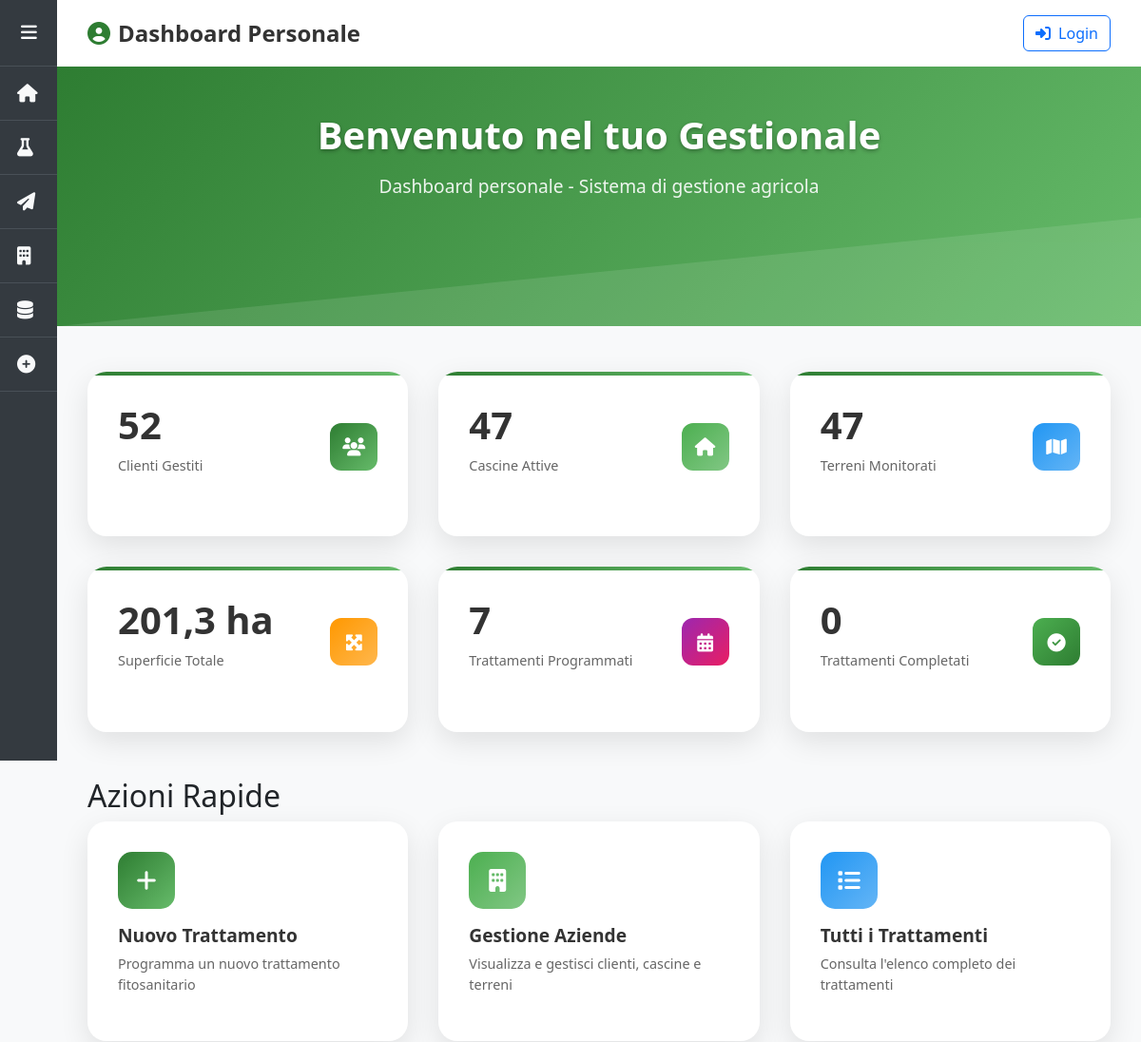
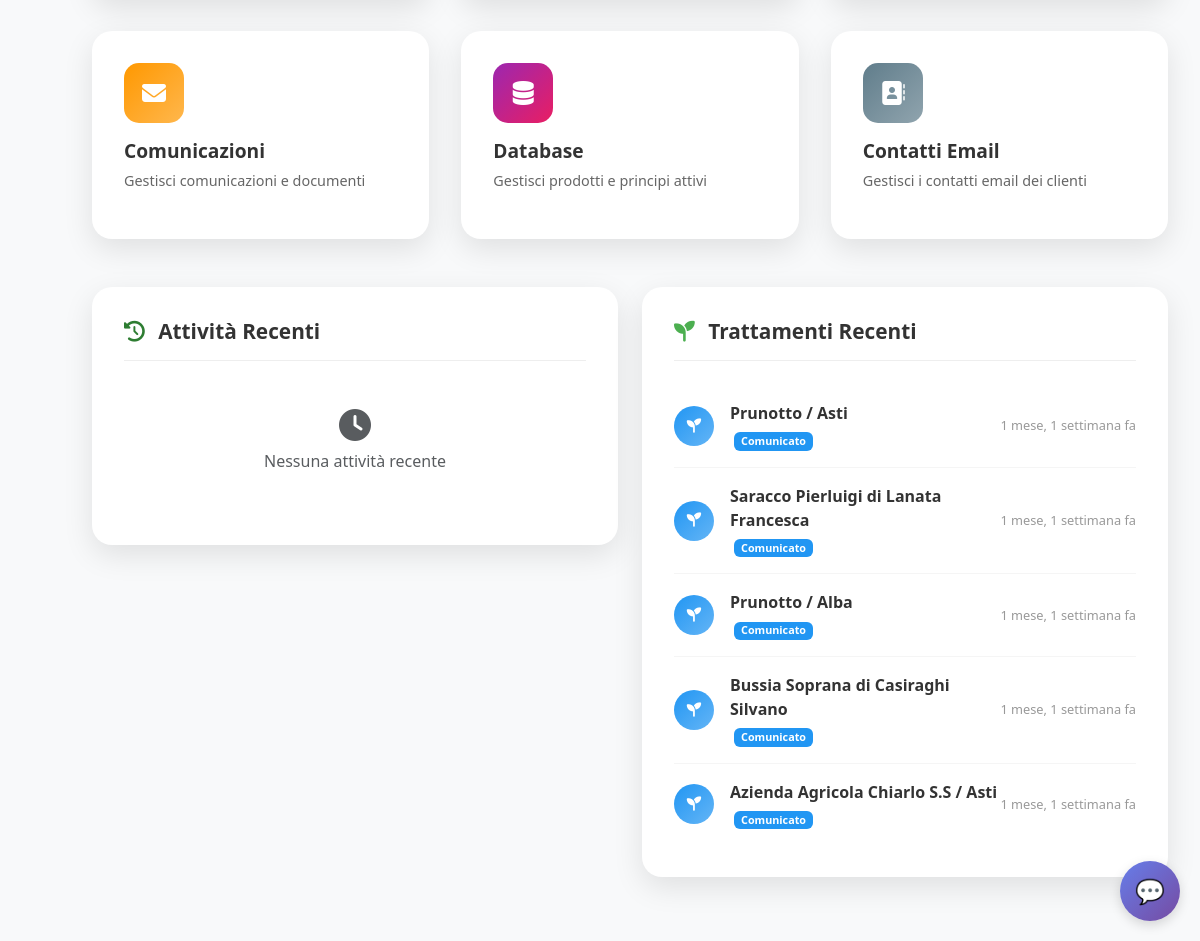
Before: /dashboard/ with the older database file (2 pictures, top to bottom).
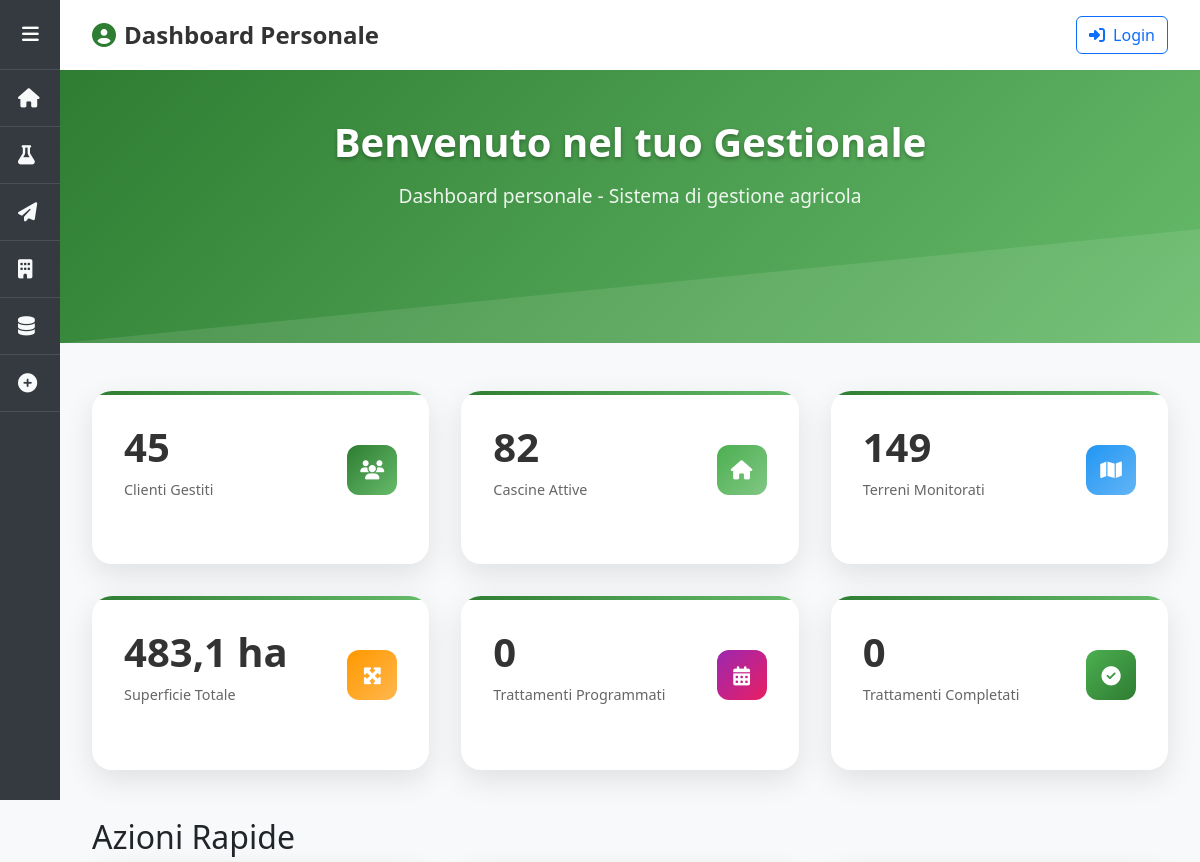
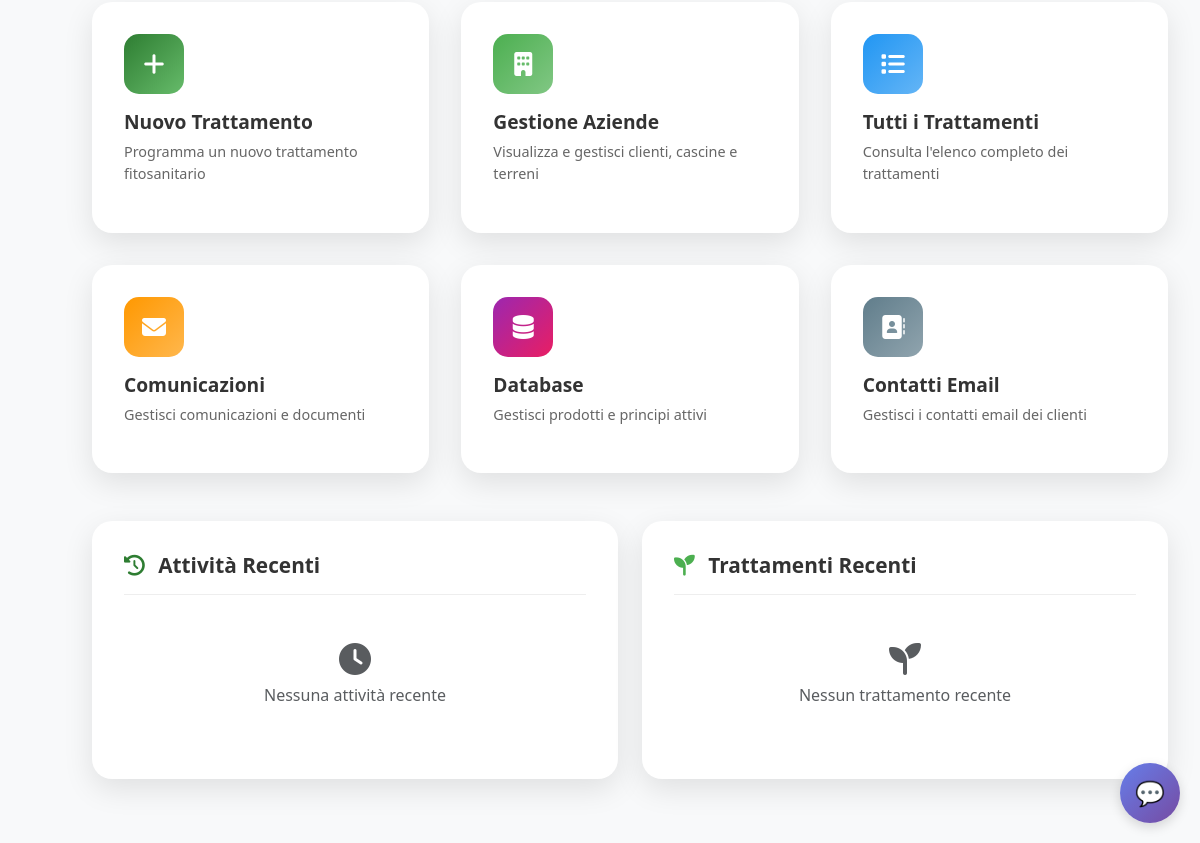
After: the same page with the newer database file (2 pictures, top to bottom).
### domenico/models.py (models this page shows, shortened)
class Trattamento(models.Model):
    STATI_CHOICES = [
        ('programmato', 'Programmato'),
        ('comunicato', 'Comunicato'),
        ('completato', 'Completato'),
        ('annullato', 'Annullato'),
    ]
    cliente = models.ForeignKey(Cliente, on_delete=models.CASCADE, related_name='trattamenti')
    cascina = models.ForeignKey(Cascina, on_delete=models.CASCADE, null=True, blank=True, related_name='trattamenti')
    terreni = models.ManyToManyField(Terreno, blank=True, related_name='trattamenti')
    LIVELLI_APPLICAZIONE = [
        ('cliente', 'Intera Azienda'),
        ('cascina', 'Cascina'),
        ('terreno', 'Terreni Selezionati'),
    ]
    livello_applicazione = models.CharField(
        max_length=20,
        choices=LIVELLI_APPLICAZIONE,
        default='cliente',
        help_text="Specifica il livello di applicazione del trattamento"
    )
    data_inserimento = models.DateTimeField(auto_now_add=True)
    data_comunicazione = models.DateTimeField(null=True, blank=True)
    data_esecuzione = models.DateField(null=True, blank=True)
    stato = models.CharField(
        max_length=20,
        choices=STATI_CHOICES,
        default='programmato',
        help_text="Stato attuale del trattamento"
    )
    class Meta:
        ordering = ['-data_inserimento']
        verbose_name = 'Trattamento'
        verbose_name_plural = 'Trattamenti'

class Cliente(models.Model):
    nome = models.CharField(max_length=200)
    creato_il = models.DateTimeField(auto_now_add=True)

### domenico/views.py (the view)
# urls.py: path('dashboard/', views.personal_dashboard, name='personal_dashboard'),
def personal_dashboard(request):
    from django.db.models import Sum, Count, Q
    from datetime import datetime, timedelta
    stats = {
        'clienti_totali': Cliente.objects.count(),
        'cascine_totali': Cascina.objects.count(),
        'terreni_totali': Terreno.objects.count(),
        'superficie_totale': Terreno.objects.aggregate(
            totale=Sum('superficie')
        )['totale'] or 0,
        'trattamenti_programmati': Trattamento.objects.filter(stato='programmato').count(),
        'trattamenti_completati': Trattamento.objects.filter(stato='completato').count(),
    }
    thirty_days_ago = timezone.now() - timedelta(days=30)
    recent_activities = ActivityLog.objects.filter(
        timestamp__gte=thirty_days_ago
    ).order_by('-timestamp')[:10]
    recent_treatments = Trattamento.objects.select_related(
        'cliente', 'cascina'
    ).prefetch_related('terreni').order_by('-data_inserimento')[:5]
    monthly_data = []
    for i in range(12):
        month_start = datetime.now().replace(day=1) - timedelta(days=30*i)
        month_treatments = Trattamento.objects.filter(
            data_inserimento__year=month_start.year,
            data_inserimento__month=month_start.month
        ).count()
        monthly_data.append({
            'month': month_start.strftime('%b'),
            'treatments': month_treatments
        })
    monthly_data.reverse()
    context = {
        'stats': stats,
        'recent_activities': recent_activities,
        'recent_treatments': recent_treatments,
        'monthly_data': monthly_data,
        'user': request.user,
    }
    return render(request, 'personal_dashboard.html', context)

### domenico/templates/personal_dashboard.html (shortened to what this page needs)
{% extends 'base.html' %}
{% block page_title %}Dashboard Personale{% endblock %}
{% block page_icon %}<i class="fas fa-user-circle"></i>{% endblock %}
{% block content %}
<section class="welcome-section">
    <div class="welcome-content">
        <h1 class="welcome-title">
            Benvenuto nel tuo Gestionale
        </h1>
        <p class="welcome-subtitle">
            Dashboard personale - Sistema di gestione agricola
        </p>
    </div>
</section>
<div class="stats-grid">
    <div class="stat-card">
        <div class="stat-header">
            <div>
                <h3 class="stat-number">{{ stats.clienti_totali }}</h3>
                <p class="stat-label">Clienti Gestiti</p>
            </div>
            <div class="stat-icon" style="background: var(--gradient-primary);">
                <i class="fas fa-users"></i>
            </div>
        </div>
    </div>
    <div class="stat-card">
        <div class="stat-header">
            <div>
                <h3 class="stat-number">{{ stats.cascine_totali }}</h3>
                <p class="stat-label">Cascine Attive</p>
            </div>
            <div class="stat-icon" style="background: var(--gradient-success);">
                <i class="fas fa-home"></i>
            </div>
        </div>
    </div>
    <div class="stat-card">
        <div class="stat-header">
            <div>
                <h3 class="stat-number">{{ stats.terreni_totali }}</h3>
                <p class="stat-label">Terreni Monitorati</p>
            </div>
            <div class="stat-icon" style="background: var(--gradient-info);">
                <i class="fas fa-map"></i>
            </div>
        </div>
    </div>
    <div class="stat-card">
        <div class="stat-header">
            <div>
                <h3 class="stat-number">{{ stats.superficie_totale|floatformat:1 }} ha</h3>
                <p class="stat-label">Superficie Totale</p>
            </div>
            <div class="stat-icon" style="background: var(--gradient-warning);">
                <i class="fas fa-expand-arrows-alt"></i>
            </div>
        </div>
    </div>
    <div class="stat-card">
        <div class="stat-header">
            <div>
                <h3 class="stat-number">{{ stats.trattamenti_programmati }}</h3>
                <p class="stat-label">Trattamenti Programmati</p>
            </div>
            <div class="stat-icon" style="background: linear-gradient(135deg, #9c27b0 0%, #e91e63 100%);">
                <i class="fas fa-calendar-alt"></i>
            </div>
        </div>
    </div>
    <div class="stat-card">
        <div class="stat-header">
            <div>
                <h3 class="stat-number">{{ stats.trattamenti_completati }}</h3>
                <p class="stat-label">Trattamenti Completati</p>
            </div>
            <div class="stat-icon" style="background: linear-gradient(135deg, #4caf50 0%, #2e7d32 100%);">
                <i class="fas fa-check-circle"></i>
            </div>
        </div>
    </div>
</div>
<section class="quick-actions">
    <h2>Azioni Rapide</h2>
    <div class="actions-grid">
        <a href="{% url 'inserisci' %}" class="action-card">
            <div class="action-icon" style="background: var(--gradient-primary);">
                <i class="fas fa-plus"></i>
            </div>
            <h3 class="action-title">Nuovo Trattamento</h3>
            <p class="action-description">
                Programma un nuovo trattamento fitosanitario
            </p>
        </a>
        <a href="{% url 'aziende' %}" class="action-card">
            <div class="action-icon" style="background: var(--gradient-success);">
                <i class="fas fa-building"></i>
            </div>
            <h3 class="action-title">Gestione Aziende</h3>
            <p class="action-description">
                Visualizza e gestisci clienti, cascine e terreni
            </p>
        </a>
        <a href="{% url 'trattamenti' %}" class="action-card">
            <div class="action-icon" style="background: var(--gradient-info);">
                <i class="fas fa-list"></i>
            </div>
            <h3 class="action-title">Tutti i Trattamenti</h3>
            <p class="action-description">
                Consulta l'elenco completo dei trattamenti
            </p>
        </a>
        <a href="{% url 'comunicazioni_dashboard' %}" class="action-card">
            <div class="action-icon" style="background: var(--gradient-warning);">
                <i class="fas fa-envelope"></i>
            </div>
            <h3 class="action-title">Comunicazioni</h3>
            <p class="action-description">
                Gestisci comunicazioni e documenti
            </p>
        </a>
        <a href="{% url 'database' %}" class="action-card">
            <div class="action-icon" style="background: linear-gradient(135deg, #9c27b0 0%, #e91e63 100%);">
                <i class="fas fa-database"></i>
            </div>
            <h3 class="action-title">Database</h3>
            <p class="action-description">
                Gestisci prodotti e principi attivi
            </p>
        </a>
        <a href="{% url 'contatti_email' %}" class="action-card">
            <div class="action-icon" style="background: linear-gradient(135deg, #607d8b 0%, #90a4ae 100%);">
                <i class="fas fa-address-book"></i>
            </div>
            <h3 class="action-title">Contatti Email</h3>
            <p class="action-description">
                Gestisci i contatti email dei clienti
            </p>
        </a>
    </div>
</section>
<div class="row">
    <div class="col-lg-6">
        <div class="recent-section">
            <div class="recent-header">
                <h3 class="recent-title">
                    <i class="fas fa-history me-2" style="color: var(--primary-color);"></i>
                    Attività Recenti
                </h3>
            </div>
            {% if recent_activities %}
                {% for activity in recent_activities %}
                <div class="activity-item">
                    <div class="activity-icon">
                        <i class="fas fa-{% if 'trattamento' in activity.activity_type %}seedling{% elif 'cliente' in activity.activity_type %}user-plus{% elif 'user' in activity.activity_type %}user-cog{% else %}cog{% endif %}"></i>
                    </div>
                    <div class="activity-content">
                        <div class="activity-title">{{ activity.title }}</div>
                        <div class="activity-description">{{ activity.description|truncatechars:80 }}</div>
                    </div>
                    <div class="activity-time">
                        {{ activity.timestamp|timesince }} fa
                    </div>
                </div>
                {% endfor %}
            {% else %}
                <div class="text-center py-4 text-muted">
                    <i class="fas fa-clock fa-2x mb-2"></i>
                    <p>Nessuna attività recente</p>
                </div>
            {% endif %}
        </div>
    </div>
    <div class="col-lg-6">
        <div class="recent-section">
            <div class="recent-header">
                <h3 class="recent-title">
                    <i class="fas fa-seedling me-2" style="color: var(--success-color);"></i>
                    Trattamenti Recenti
                </h3>
            </div>
            {% if recent_treatments %}
                {% for treatment in recent_treatments %}
                <div class="activity-item">
                    <div class="activity-icon" style="background: {% if treatment.stato == 'completato' %}var(--gradient-success){% elif treatment.stato == 'programmato' %}var(--gradient-warning){% else %}var(--gradient-info){% endif %};">
                        <i class="fas fa-{% if treatment.stato == 'completato' %}check{% elif treatment.stato == 'programmato' %}clock{% else %}seedling{% endif %}"></i>
                    </div>
                    <div class="activity-content">
                        <div class="activity-title">{{ treatment.cliente.nome }}</div>
                        <div class="activity-description">
                            <span class="badge ms-1" style="background: {% if treatment.stato == 'completato' %}var(--success-color){% elif treatment.stato == 'programmato' %}var(--warning-color){% else %}var(--info-color){% endif %};">
                                {{ treatment.get_stato_display }}
                            </span>
                        </div>
                    </div>
                    <div class="activity-time">
                        {{ treatment.data_inserimento|timesince }} fa
                    </div>
                </div>
                {% endfor %}
            {% else %}
                <div class="text-center py-4 text-muted">
                    <i class="fas fa-seedling fa-2x mb-2"></i>
                    <p>Nessun trattamento recente</p>
                </div>
            {% endif %}
        </div>
    </div>
</div>
{% endblock %}

Changed rows visible on the page:
removed Trattamento: cliente.nome "Prunotto / Asti", stato "Comunicato", data_inserimento "1 mese, 1 settimana"
removed Trattamento: cliente.nome "Saracco Pierluigi di Lanata Francesca", stato "Comunicato", data_inserimento "1 mese, 1 settimana"
removed Trattamento: cliente.nome "Prunotto / Alba", stato "Comunicato", data_inserimento "1 mese, 1 settimana"
removed Trattamento: cliente.nome "Bussia Soprana di Casiraghi Silvano", stato "Comunicato", data_inserimento "1 mese, 1 settimana"
removed Trattamento: cliente.nome "Azienda Agricola Chiarlo S.S / Asti", stato "Comunicato", data_inserimento "1 mese, 1 settimana"
Other visible differences:
{{ stats.clienti_totali }}: "52" → "45"
{{ stats.cascine_totali }}: "47" → "82"
{{ stats.terreni_totali }}: "47" → "149"
{{ stats.superficie_totale|floatformat:1 }}: "201,3" → "483,1"
{{ stats.trattamenti_programmati }}: "7" → "0"
text now shown: "Nessun trattamento recente"
